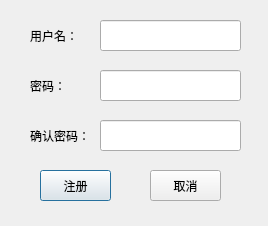
<?xml version="1.0" encoding="UTF-8"?>
<ui version="4.0">
 <class>enroll</class>
 <widget class="QDialog" name="enroll">
  <property name="geometry">
   <rect>
    <x>0</x>
    <y>0</y>
    <width>268</width>
    <height>226</height>
   </rect>
  </property>
  <property name="windowTitle">
   <string>企业人事关系系统</string>
  </property>
  <widget class="QPushButton" name="registerBtn">
   <property name="geometry">
    <rect>
     <x>40</x>
     <y>170</y>
     <width>71</width>
     <height>31</height>
    </rect>
   </property>
   <property name="text">
    <string>注册</string>
   </property>
  </widget>
  <widget class="QLabel" name="nameLabel_2">
   <property name="geometry">
    <rect>
     <x>30</x>
     <y>20</y>
     <width>51</width>
     <height>31</height>
    </rect>
   </property>
   <property name="text">
    <string>用户名：</string>
   </property>
  </widget>
  <widget class="QLineEdit" name="nameLineEdit_2">
   <property name="geometry">
    <rect>
     <x>100</x>
     <y>20</y>
     <width>141</width>
     <height>31</height>
    </rect>
   </property>
  </widget>
  <widget class="QLineEdit" name="passLineEdit">
   <property name="geometry">
    <rect>
     <x>100</x>
     <y>70</y>
     <width>141</width>
     <height>31</height>
    </rect>
   </property>
  </widget>
  <widget class="QLabel" name="affirmLabel">
   <property name="geometry">
    <rect>
     <x>30</x>
     <y>120</y>
     <width>61</width>
     <height>31</height>
    </rect>
   </property>
   <property name="text">
    <string>确认密码：</string>
   </property>
  </widget>
  <widget class="QLabel" name="passLabel">
   <property name="geometry">
    <rect>
     <x>30</x>
     <y>70</y>
     <width>51</width>
     <height>31</height>
    </rect>
   </property>
   <property name="text">
    <string>密码：</string>
   </property>
  </widget>
  <widget class="QPushButton" name="cancleBtn">
   <property name="geometry">
    <rect>
     <x>150</x>
     <y>170</y>
     <width>71</width>
     <height>31</height>
    </rect>
   </property>
   <property name="text">
    <string>取消</string>
   </property>
  </widget>
  <widget class="QLineEdit" name="affirmLineEdit">
   <property name="geometry">
    <rect>
     <x>100</x>
     <y>120</y>
     <width>141</width>
     <height>31</height>
    </rect>
   </property>
  </widget>
 </widget>
 <resources/>
 <connections/>
</ui>
